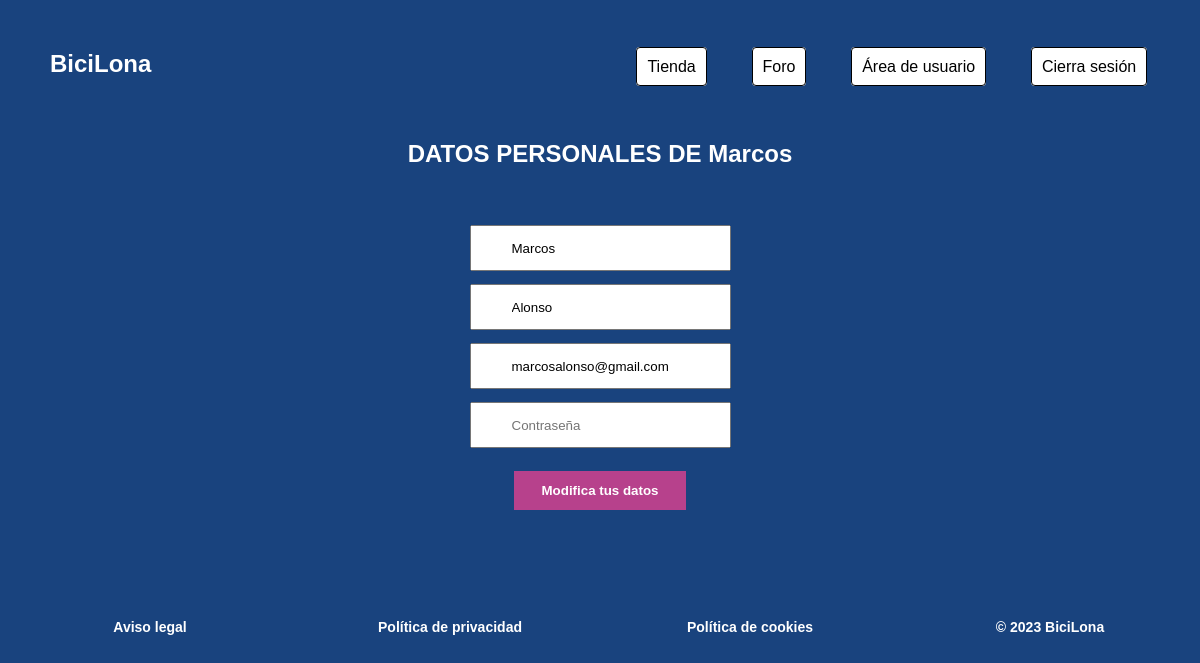
The app's page /Vista/modificardatos.php (signed in) with its own data.
### tables this page shows
CREATE TABLE `usuario` (
  `id_usr` int(10) NOT NULL,
  `nombre` varchar(20) NOT NULL,
  `apellidos` varchar(50) NOT NULL,
  `email` varchar(100) NOT NULL,
  `password` varchar(100) NOT NULL
);

### Modelo/datosUsuarioMod.php (called while the page is built, shortened)
<?php
	function getUsuario() {
		$conexion = abrirConexion();
		$id_usuario = $_SESSION['id_usr'];
		$sql = "SELECT * FROM USUARIO WHERE id_usr='$id_usuario'";
        $resultados = mysqli_query($conexion, $sql);
		return $resultados;
	}
?>

### Controlador/datosUsuarioCont.php (the view)
<?php
   require "../Modelo/datosUsuarioMod.php";
   function muestraUsuario(){
      $datos = getUsuario();
     foreach ($datos as $fila) {
        echo "<div class='registrologin'>
               <form action='modificardatos.php' method='get'>
		            <input type='text' name='nombre' value='" . $fila["nombre"] . "' id='nombre' required>
		            <input type='text' name='apellidos' value='" . $fila["apellidos"] . "' id='apellidos' required>
		            <input type='text' name='email' value='" . $fila["email"] . "' id='email' required>
		            <input type='password' name='password' placeholder='Contraseña' id='password' required>
                  <div class='envia'>
		              <input type='submit' value='Modifica tus datos' name='modificar'>
                  </div>
		         </form>
              </div>";
        };
};
?>

### css/estilos.css (style rules this page uses)
*, *::after, *::before { margin: 0; padding: 0; box-sizing: border-box; }
html { font-family: Montserrat, sans-serif; }
body { box-sizing: inherit; background-color:#19437E; }
a { text-decoration: none; color:white; }
.registrologin { display: flex; flex-direction: column; align-items: center; margin: 2em; }
.registrologin form input,textarea { display: flex; flex-direction: column; align-items: center; padding: 1em 3em 1em 3em; margin: 1em; }
.envia { display: flex; justify-content: center; }
.registrologin form input[type="submit"] { width: 60%; padding: 12px; background-color: #b7418c; border: none; cursor: pointer; font-weight: bold; color: #ffffff; margin: 10px; }
footer { text-align:center; color: white; font-weight: bold; margin: 6em 0 2em 0; }
footer div { padding: 0.2em; }
@media only screen and (min-width: 768px) { footer { display: flex; align-items: baseline; } }
@media only screen and (min-width: 768px) { footer > div { width: 100vw; text-align: center; font-size: 14px; } }

### records on screen
usuario: nombre "Marcos", apellidos "Alonso", email "marcosalonso@gmail.com"

### other values on screen
$_SESSION['nombre'] "Marcos"
